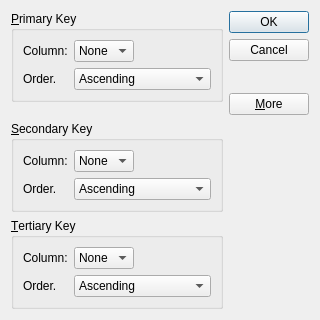
<?xml version="1.0" encoding="UTF-8"?>
<ui version="4.0">
 <class>SortDialog</class>
 <widget class="QWidget" name="SortDialog">
  <property name="geometry">
   <rect>
    <x>0</x>
    <y>0</y>
    <width>320</width>
    <height>320</height>
   </rect>
  </property>
  <property name="windowTitle">
   <string>Sort</string>
  </property>
  <layout class="QGridLayout" name="gridLayout_7">
   <item row="0" column="0">
    <widget class="QGroupBox" name="primaryGroupBox">
     <property name="title">
      <string>&amp;Primary Key</string>
     </property>
     <layout class="QGridLayout" name="gridLayout">
      <item row="0" column="0">
       <widget class="QLabel" name="primaryColumnLabel">
        <property name="text">
         <string>Column:</string>
        </property>
       </widget>
      </item>
      <item row="0" column="1">
       <widget class="QComboBox" name="primaryColumnCombo">
        <item>
         <property name="text">
          <string>None</string>
         </property>
        </item>
       </widget>
      </item>
      <item row="0" column="2">
       <spacer name="horizontalSpacer">
        <property name="orientation">
         <enum>Qt::Horizontal</enum>
        </property>
        <property name="sizeHint" stdset="0">
         <size>
          <width>40</width>
          <height>20</height>
         </size>
        </property>
       </spacer>
      </item>
      <item row="1" column="0">
       <widget class="QLabel" name="primaryOrderLabel">
        <property name="text">
         <string>Order.</string>
        </property>
       </widget>
      </item>
      <item row="1" column="1" colspan="2">
       <widget class="QComboBox" name="primaryOrderCombo">
        <item>
         <property name="text">
          <string>Ascending</string>
         </property>
        </item>
        <item>
         <property name="text">
          <string>Descending</string>
         </property>
        </item>
       </widget>
      </item>
     </layout>
    </widget>
   </item>
   <item row="0" column="1" rowspan="2">
    <layout class="QVBoxLayout" name="verticalLayout">
     <item>
      <widget class="QPushButton" name="okButton">
       <property name="text">
        <string>OK</string>
       </property>
       <property name="default">
        <bool>true</bool>
       </property>
      </widget>
     </item>
     <item>
      <widget class="QPushButton" name="cancelButton">
       <property name="text">
        <string>Cancel</string>
       </property>
      </widget>
     </item>
     <item>
      <spacer name="verticalSpacer">
       <property name="orientation">
        <enum>Qt::Vertical</enum>
       </property>
       <property name="sizeHint" stdset="0">
        <size>
         <width>20</width>
         <height>0</height>
        </size>
       </property>
      </spacer>
     </item>
     <item>
      <widget class="QPushButton" name="moreButton">
       <property name="text">
        <string>&amp;More</string>
       </property>
       <property name="checkable">
        <bool>true</bool>
       </property>
      </widget>
     </item>
    </layout>
   </item>
   <item row="1" column="0">
    <spacer name="verticalSpacer_2">
     <property name="orientation">
      <enum>Qt::Vertical</enum>
     </property>
     <property name="sizeHint" stdset="0">
      <size>
       <width>20</width>
       <height>47</height>
      </size>
     </property>
    </spacer>
   </item>
   <item row="2" column="0">
    <widget class="QGroupBox" name="secondaryGroupBox">
     <property name="title">
      <string>&amp;Secondary Key</string>
     </property>
     <layout class="QGridLayout" name="gridLayout_5">
      <item row="0" column="0">
       <widget class="QLabel" name="secondaryColumnLabel">
        <property name="text">
         <string>Column:</string>
        </property>
       </widget>
      </item>
      <item row="0" column="1">
       <widget class="QComboBox" name="secondaryColumnCombo">
        <item>
         <property name="text">
          <string>None</string>
         </property>
        </item>
       </widget>
      </item>
      <item row="0" column="2">
       <spacer name="horizontalSpacer_5">
        <property name="orientation">
         <enum>Qt::Horizontal</enum>
        </property>
        <property name="sizeHint" stdset="0">
         <size>
          <width>40</width>
          <height>20</height>
         </size>
        </property>
       </spacer>
      </item>
      <item row="1" column="0">
       <widget class="QLabel" name="secondaryOrderLabel">
        <property name="text">
         <string>Order.</string>
        </property>
       </widget>
      </item>
      <item row="1" column="1" colspan="2">
       <widget class="QComboBox" name="secondaryOrderCombo">
        <item>
         <property name="text">
          <string>Ascending</string>
         </property>
        </item>
        <item>
         <property name="text">
          <string>Descending</string>
         </property>
        </item>
       </widget>
      </item>
     </layout>
    </widget>
   </item>
   <item row="3" column="0">
    <widget class="QGroupBox" name="tertiaryGroupBox">
     <property name="title">
      <string>&amp;Tertiary Key</string>
     </property>
     <layout class="QGridLayout" name="gridLayout_6">
      <item row="0" column="0">
       <widget class="QLabel" name="tertiaryColumnLabel">
        <property name="text">
         <string>Column:</string>
        </property>
       </widget>
      </item>
      <item row="0" column="1">
       <widget class="QComboBox" name="tertiaryColumnCombo">
        <item>
         <property name="text">
          <string>None</string>
         </property>
        </item>
       </widget>
      </item>
      <item row="0" column="2">
       <spacer name="horizontalSpacer_6">
        <property name="orientation">
         <enum>Qt::Horizontal</enum>
        </property>
        <property name="sizeHint" stdset="0">
         <size>
          <width>40</width>
          <height>20</height>
         </size>
        </property>
       </spacer>
      </item>
      <item row="1" column="0">
       <widget class="QLabel" name="tertiaryOrderLabel">
        <property name="text">
         <string>Order.</string>
        </property>
       </widget>
      </item>
      <item row="1" column="1" colspan="2">
       <widget class="QComboBox" name="tertiaryOrderCombo">
        <item>
         <property name="text">
          <string>Ascending</string>
         </property>
        </item>
        <item>
         <property name="text">
          <string>Descending</string>
         </property>
        </item>
       </widget>
      </item>
     </layout>
    </widget>
   </item>
  </layout>
 </widget>
 <tabstops>
  <tabstop>primaryColumnCombo</tabstop>
  <tabstop>primaryOrderCombo</tabstop>
  <tabstop>secondaryColumnCombo</tabstop>
  <tabstop>secondaryOrderCombo</tabstop>
  <tabstop>tertiaryColumnCombo</tabstop>
  <tabstop>tertiaryOrderCombo</tabstop>
  <tabstop>okButton</tabstop>
  <tabstop>cancelButton</tabstop>
  <tabstop>moreButton</tabstop>
 </tabstops>
 <resources/>
 <connections>
  <connection>
   <sender>okButton</sender>
   <signal>clicked()</signal>
   <receiver>SortDialog</receiver>
   <slot>accept()</slot>
   <hints>
    <hint type="sourcelabel">
     <x>251</x>
     <y>30</y>
    </hint>
    <hint type="destinationlabel">
     <x>112</x>
     <y>96</y>
    </hint>
   </hints>
  </connection>
  <connection>
   <sender>cancelButton</sender>
   <signal>clicked()</signal>
   <receiver>SortDialog</receiver>
   <slot>reject()</slot>
   <hints>
    <hint type="sourcelabel">
     <x>276</x>
     <y>55</y>
    </hint>
    <hint type="destinationlabel">
     <x>144</x>
     <y>109</y>
    </hint>
   </hints>
  </connection>
  <connection>
   <sender>moreButton</sender>
   <signal>toggled(bool)</signal>
   <receiver>secondaryGroupBox</receiver>
   <slot>setVisible(bool)</slot>
   <hints>
    <hint type="sourcelabel">
     <x>257</x>
     <y>139</y>
    </hint>
    <hint type="destinationlabel">
     <x>220</x>
     <y>184</y>
    </hint>
   </hints>
  </connection>
  <connection>
   <sender>moreButton</sender>
   <signal>toggled(bool)</signal>
   <receiver>tertiaryGroupBox</receiver>
   <slot>setVisible(bool)</slot>
   <hints>
    <hint type="sourcelabel">
     <x>283</x>
     <y>134</y>
    </hint>
    <hint type="destinationlabel">
     <x>219</x>
     <y>271</y>
    </hint>
   </hints>
  </connection>
 </connections>
</ui>
